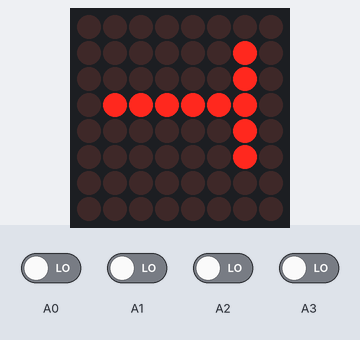
Bench run of a sketch on a simulated Arduino Uno, built with avr-gcc and run on an emulated ATmega328P. On the bench: 8×8 LED matrix. Inputs (shaded band) come from the test bench; at power-on: A0–3 LOW. Random numbers use the default seed unless the sketch sets one.

Above: at 1.3 s.
1.4 s: A0 driven HIGH
At 2.39 s:
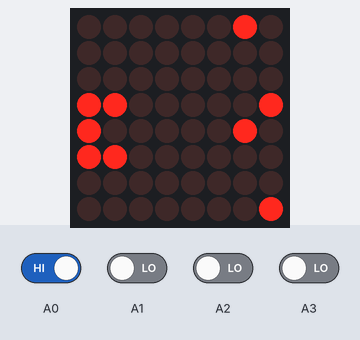
3.7 s: A1 driven HIGH
At 4.25 s:
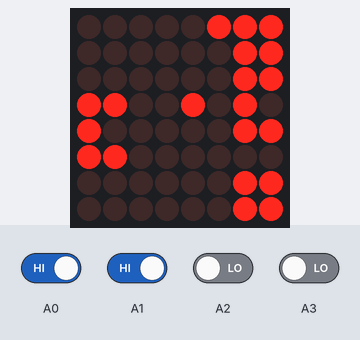
6.2 s: A2 driven HIGH
At 6.42 s:
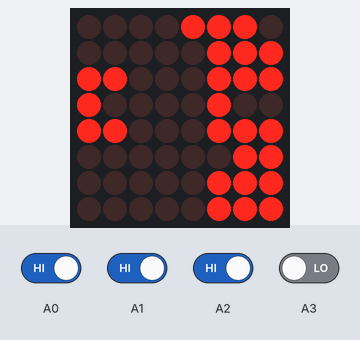
8.7 s: A3 driven HIGH
At 9.59 s:
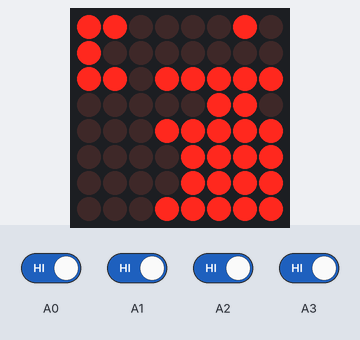
11.2 s: A0 driven LOW and A1 driven LOW
14.2 s: A0 driven HIGH
At 15.29 s:
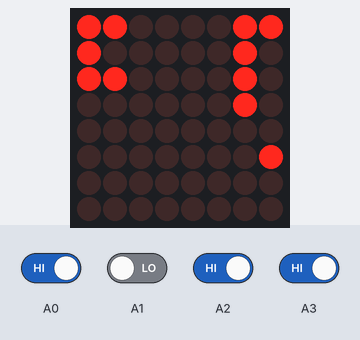

The sketch:

Spaceship.ino
```cpp
#include <LedControl.h>
#define DIN 12 //pin 12 is connected to the DIN
#define CLK 11 //pin 11 is connected to the CLK
#define LOAD 10 //pin 10 is connected to LOAD

LedControl lc = LedControl(DIN, CLK, LOAD, 1);

////////////////// Messages
int gameOverMessage[10][8] = {
  {0x00,0x3c,0x40,0x40,0x48,0x44,0x38,0x00},// G
  {0x00,0x38,0x44,0x7c,0x44,0x44,0x44,0x00},// A
  {0x00,0x44,0x6c,0x54,0x44,0x44,0x44,0x00},// M
  {0x00,0x7c,0x40,0x78,0x40,0x40,0x7c,0x00},// E
  {0x00,0x00,0x00,0x00,0x00,0x00,0x00,0x00},//  (space)
  {0x00,0x38,0x44,0x44,0x44,0x44,0x38,0x00},// O
  {0x00,0x44,0x44,0x44,0x44,0x28,0x10,0x00},// V
  {0x00,0x7c,0x40,0x78,0x40,0x40,0x7c,0x00},// E
  {0x00,0x30,0x48,0x48,0x70,0x48,0x44,0x00},// R
  {0x00,0x00,0x00,0x00,0x00,0x00,0x00,0x00},//  (space)
};

int startNewGameMessage[15][8] = {
  {0x00,0x3c,0x40,0x38,0x04,0x44,0x38,0x00},// S
  {0x00,0x7c,0x10,0x10,0x10,0x10,0x10,0x00},// T
  {0x00,0x38,0x44,0x7c,0x44,0x44,0x44,0x00},// A
  {0x00,0x30,0x48,0x48,0x70,0x48,0x44,0x00},// R
  {0x00,0x7c,0x10,0x10,0x10,0x10,0x10,0x00},// T
  {0x00,0x00,0x00,0x00,0x00,0x00,0x00,0x00},//  (space)
  {0x00,0x44,0x64,0x54,0x4c,0x44,0x44,0x00},// N
  {0x00,0x7c,0x40,0x78,0x40,0x40,0x7c,0x00},// E
  {0x00,0x00,0x44,0x54,0x54,0x54,0x38,0x00},// W
  {0x00,0x00,0x00,0x00,0x00,0x00,0x00,0x00},//  (space)
  {0x00,0x3c,0x40,0x40,0x48,0x44,0x38,0x00},// G
  {0x00,0x38,0x44,0x7c,0x44,0x44,0x44,0x00},// A
  {0x00,0x44,0x6c,0x54,0x44,0x44,0x44,0x00},// M
  {0x00,0x7c,0x40,0x78,0x40,0x40,0x7c,0x00},// E
  {0x00,0x00,0x00,0x00,0x00,0x00,0x00,0x00},//  (space)
};

////////////////// Buttons
int rightFireButton = A0;
int leftFireButton = A1;
int leftButton = A2;
int rightButton = A3;

////////////////// Grid
byte EMPTY_GRID[8] = {
  B00000000,
  B00000000,
  B00000000,
  B00000000,
  B00000000,
  B00000000,
  B00000000,
  B00000000,
};

////////////////// Rockets
#define MAX_NUMBER_OF_ROCKETS 20
#define ALL_ROCKETS_HAVE_BEEN_USED -1

struct Rocket {
   int coordX;
   int coordY;
   long unsigned updateTime;

   bool doesHitTarget(int, int);
};

Rocket ROCKET_NONE = {0, 0, 0};
Rocket activeRockets[MAX_NUMBER_OF_ROCKETS] = {};

int findRocketID();
bool isRocketNone(Rocket);
void deleteRocket(int);

////////////////// Spaceship
class Spaceship {
  public:
    int coordX;
    int movementSpeed;
    int gunReloadingSpeed;

    int score = 0; /// NOT USED, FUTURE IN WORK

    bool canMoveLeft();
    bool canMoveRight();
    bool canShoot();

    bool isTouchingCoords(int, int);

    void moveLeft();
    void moveRight();
    void shootLeft();
    void shootRight();

  private:
    long unsigned int lastMovementTime;
    long unsigned int lastGunReloadingTime;
};

Spaceship spaceship;

////////////////// Meteor
#define MAX_NUMBER_OF_METEORS 64
#define ALL_MOTEORS_HAVE_BEEN_USED -1

class Meteor {
  public:
    int coordX;
    int coordY = 7;  // Always starts from the top part of the screen

    int movementSpeed = 2000;

    bool canMove();
    void moveForward();

  private:
    long unsigned int lastMovementTime = 0;
};

Meteor liveMeteors[MAX_NUMBER_OF_METEORS] = {};
bool occupiedMeteorPlace[MAX_NUMBER_OF_METEORS] = {};

long lastCreatedMeteorTime = millis();
int createMeteorSpeed = 1000;

void createMeteor();

////////////////// Game
bool GAME_OVER = true;
byte currentGrid[8] = {};
byte meteorGrid[8] = {};

int gameSpeed = 500; /// NOT USED, FUTURE IN WORK

void drawGrid (byte *);
void drawSpaceship (int);
void drawRockets();
void drawMeteors();
bool isButtonPressed (int);
void blinkScreen (int);
void checkIfMeteorTouchedSpaceship();
void checkIfSpaceshipHitMeteor();
void resetGame();


void setup() {

  // the zero refers to the MAX7219 number, it is zero for 1 chip
  lc.shutdown(0, false);  // turn off power saving, enables display
  lc.setIntensity(0, 8);  // sets brightness (0~15 possible values)
  lc.clearDisplay(0);  // clear screen

  resetGame();
}

void loop() {
  if (!GAME_OVER) {
    if (isButtonPressed(leftButton) && spaceship.canMoveLeft()) {
      spaceship.moveLeft();
    }

    if (isButtonPressed(rightButton) && spaceship.canMoveRight()) {
      spaceship.moveRight();
    }

    if (isButtonPressed(leftFireButton) && spaceship.canShoot()) {
      spaceship.shootLeft();
    }

    if (isButtonPressed(rightFireButton) && spaceship.canShoot()) {
      spaceship.shootRight();
    }

    if (random(10) < 3) {
      createMeteor();
    }

    memcpy(currentGrid, EMPTY_GRID, 8);

    drawSpaceship(spaceship.coordX);
    drawGrid(currentGrid);
    drawRockets();
    drawMeteors();

    checkIfMeteorTouchedSpaceship();
    checkIfSpaceshipHitMeteor();

  } else {
    for (int i = 0; i < 15; i++) {
      for (int row = 0; row < 8; row++) {
        lc.setColumn(0, row, startNewGameMessage[i][7 - row]);
      }

      if (isButtonPressed(leftButton) || isButtonPressed(rightButton) || isButtonPressed(leftFireButton) || isButtonPressed(rightFireButton)) {
        GAME_OVER = false;

        blinkScreen(3);

        break;
      }

      delay(250);
    }
  }
}

/// FUNCTION DEFINITION ///

/// ROCKET
int findRocketID() {
  for (int i = 0; i < MAX_NUMBER_OF_ROCKETS; i++) {
    if (isRocketNone(activeRockets[i])) {
      return i;
    }
  }

  return ALL_ROCKETS_HAVE_BEEN_USED;
}

bool isRocketNone(Rocket rocket) {
  return (
    rocket.coordX == ROCKET_NONE.coordX &&
    rocket.coordY == ROCKET_NONE.coordY &&
    rocket.updateTime == ROCKET_NONE.updateTime
  );
}

void deleteRocket(int rocketID) {
  activeRockets[rocketID] = ROCKET_NONE;
}

bool Rocket::doesHitTarget(int targetCoordX, int targetCoordY) {
  return (
    coordX == targetCoordX &&
    coordY == targetCoordY
  );
}
/// __ROCKET__

/// SPACESHIPS
bool Spaceship::canMoveLeft() {
  return (
    coordX > 1 &&
    (millis() - lastMovementTime) > movementSpeed
  );
}

bool Spaceship::canMoveRight() {
  return (
    coordX < 6 &&
    (millis() - lastMovementTime) > movementSpeed
  );
}

bool Spaceship::canShoot() {
  return (millis() - lastGunReloadingTime) > gunReloadingSpeed;
}

void Spaceship::shootLeft() {
  int rocketID = findRocketID();

  if (rocketID != ALL_ROCKETS_HAVE_BEEN_USED) {
    activeRockets[rocketID] = (Rocket){coordX - 1, 2, millis()};
  }

  lastGunReloadingTime = millis();
}

void Spaceship::shootRight() {
  int rocketID = findRocketID();

  if (rocketID != ALL_ROCKETS_HAVE_BEEN_USED) {
    activeRockets[rocketID] = (Rocket){coordX + 1, 2, millis()};
  }

  lastGunReloadingTime = millis();
}

bool Spaceship::isTouchingCoords(int placeCoordX, int placeCoordY) {
  bool isTouchingRightSide = (
    placeCoordX == coordX + 1 &&
    (placeCoordY == 1 || placeCoordY == 2)
  );
  bool isTouchingLeftSide = (
    placeCoordX == coordX - 1 &&
    (placeCoordY == 1 || placeCoordY == 2)
  );
  bool isTouchingFrontSide = (placeCoordX == coordX && placeCoordY == 1);

  return isTouchingRightSide || isTouchingLeftSide  || isTouchingFrontSide;
}

void Spaceship::moveLeft() {
  if (coordX > 1) {
    coordX -= 1;
  }
  lastMovementTime = millis();
}

void Spaceship::moveRight() {
  if (coordX < 6) {
    coordX += 1;
  }
  lastMovementTime = millis();
}
/// __SPACESHIPS__

/// METEOR
bool Meteor::canMove() {
  return (millis() - lastMovementTime) > movementSpeed;
}

void Meteor::moveForward() {
  int newCoordX = coordX + random(1);  // Move +1 forward or do not move at all
  int newCoordY = coordY + random(2) - 1;  // Move left, right or do not move at all

  bool isNewPositionOccupied = false;
  Meteor meteor;

  for (int meteorID = 0; meteorID < MAX_NUMBER_OF_METEORS; meteorID++) {
    if (occupiedMeteorPlace[meteorID]) {
      meteor = liveMeteors[meteorID];

      if (meteor.coordX == newCoordX && meteor.coordY == newCoordY) {
        isNewPositionOccupied = true;
        break;
      }
    }
  }

  if (!isNewPositionOccupied) {
    coordX = newCoordX;
    coordY = newCoordY;
    lastMovementTime = millis();
  }
}

void createMeteor() {
  if ((millis() - lastCreatedMeteorTime) < createMeteorSpeed) {
    return;
  }

  Meteor meteor;
  meteor.coordX = random(8);

  for (int meteorID = 0; meteorID < MAX_NUMBER_OF_METEORS; meteorID++) {
    if (!occupiedMeteorPlace[meteorID]) {
      occupiedMeteorPlace[meteorID] = true;
      liveMeteors[meteorID] = meteor;
      break;
    }
  }
}
/// __METEOR__

/// GAME
void drawGrid(byte * grid) {
  for (int row = 0; row < 8; row++) {
    lc.setColumn(0, row, grid[row]);
  }
}

void drawSpaceship(int coord) {
  int shift = coord - 1;
  currentGrid[1] = B10100000 >> shift;
  currentGrid[0] = B11100000 >> shift;
}

void drawRockets() {
  Rocket rocket;

  for (int rocketID = 0; rocketID < MAX_NUMBER_OF_ROCKETS; rocketID++) {
    rocket = activeRockets[rocketID];

    if (!isRocketNone(rocket)) {
      lc.setLed(0, rocket.coordX, rocket.coordY, true);

      if (rocket.coordY < 8) {
        activeRockets[rocketID].coordY += 1;
        activeRockets[rocketID].updateTime = millis();
      } else {
        deleteRocket(rocketID);
      }
    }
  }
}

void drawMeteors() {
  for (int meteorID = 0; meteorID < MAX_NUMBER_OF_METEORS; meteorID++) {
    Meteor meteor = liveMeteors[meteorID];

    if (occupiedMeteorPlace[meteorID]) {
      lc.setLed(0, meteor.coordX, meteor.coordY, true);

      if (meteor.canMove()) {
        liveMeteors[meteorID].moveForward();

        if (meteor.coordX < 0 || meteor.coordX > 7 || meteor.coordY < 0) {
          occupiedMeteorPlace[meteorID] = false;
        }
      }
    }
  }
}

bool isButtonPressed(int buttonID) {
  int buttonState = digitalRead(buttonID);
  return buttonState == HIGH;
}


void blinkScreen(int nTimes) {
  for (int i = 0; i < nTimes; i++) {
    for (int row = 0; row < 8; row++) {
      lc.setColumn(0, row, B11111111);
    }
    delay(50);

    for (int row = 0; row < 8; row++) {
      lc.setColumn(0, row, B00000000);
    }
    delay(50);
  }
}

void checkIfMeteorTouchedSpaceship() {
  for (int meteorID = 0; meteorID < MAX_NUMBER_OF_METEORS; meteorID++) {
    Meteor meteor = liveMeteors[meteorID];

    if (occupiedMeteorPlace[meteorID] && spaceship.isTouchingCoords(meteor.coordX, meteor.coordY)) {
      resetGame();

      blinkScreen(6);

      for (int i = 0; i < 10; i++) {
        for (int row = 0; row < 8; row++) {
          lc.setColumn(0, row, gameOverMessage[i][7 - row]);
        }

        delay(250);
      }
    }
  }
}

void checkIfSpaceshipHitMeteor() {
  Rocket rocket;
  Meteor meteor;

  for (int rocketID = 0; rocketID < MAX_NUMBER_OF_ROCKETS; rocketID++) {
    rocket = activeRockets[rocketID];

    if (!isRocketNone(rocket)) {
      for (int meteorID = 0; meteorID < MAX_NUMBER_OF_METEORS; meteorID++) {
        meteor = liveMeteors[meteorID];

        if (occupiedMeteorPlace[meteorID] && rocket.doesHitTarget(meteor.coordX, meteor.coordY)) {
          occupiedMeteorPlace[meteorID] = false;
        }
      }
    }
  }
}

void resetGame() {
  GAME_OVER = true;

  drawGrid(EMPTY_GRID);

  // Set up default position for the spaceship
  spaceship.coordX = 4;
  spaceship.movementSpeed = 50;  // The lower - the faster.
  spaceship.gunReloadingSpeed = 200;  // The lower - the faster.

  // Clear all meteors
  for (int meteorID = 0; meteorID < MAX_NUMBER_OF_METEORS; meteorID++) {
    occupiedMeteorPlace[meteorID] = false;
  }

  // Clear all spaceship rockets
  for (int rocketID = 0; rocketID < MAX_NUMBER_OF_ROCKETS; rocketID++) {
    deleteRocket(rocketID);
  }
}
/// __GAME__
```
